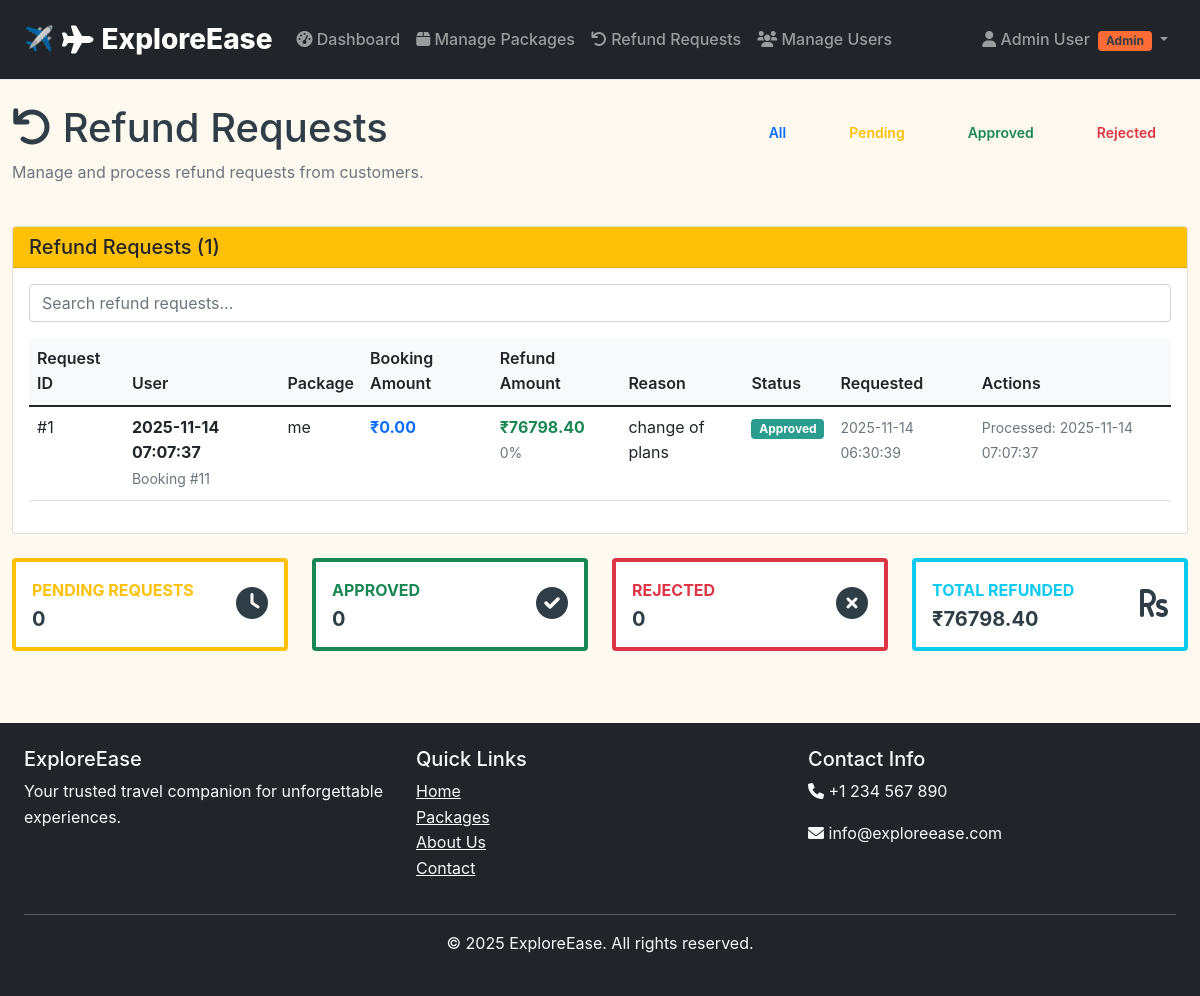
/admin/refunds (signed in), run on the app's committed database.
### tables this page shows
CREATE TABLE users
                 (id INTEGER PRIMARY KEY AUTOINCREMENT,
                  name TEXT NOT NULL,
                  email TEXT UNIQUE NOT NULL,
                  password TEXT NOT NULL,
                  is_admin BOOLEAN DEFAULT FALSE,
                  created_at DATETIME DEFAULT CURRENT_TIMESTAMP);

CREATE TABLE refund_requests
             (id INTEGER PRIMARY KEY AUTOINCREMENT,
              booking_id INTEGER NOT NULL,
              user_id INTEGER NOT NULL,
              reason TEXT NOT NULL,
              refund_amount REAL DEFAULT 0.0,
              status TEXT DEFAULT 'Pending',
              requested_at DATETIME DEFAULT CURRENT_TIMESTAMP,
              processed_at DATETIME,
              FOREIGN KEY (booking_id) REFERENCES bookings(id),
              FOREIGN KEY (user_id) REFERENCES users(id));

### app.py (the view)
@app.route('/admin/refunds')
@login_required
def admin_refunds():
    if not current_user.is_admin:
        flash('Access denied!', 'error')
        return redirect(url_for('index'))
    conn = sqlite3.connect('database.db')
    c = conn.cursor()
    c.execute('''SELECT rr.*, u.name as user_name, p.name as package_name, b.total_price
                 FROM refund_requests rr
                 JOIN users u ON rr.user_id = u.id
                 JOIN bookings b ON rr.booking_id = b.id
                 JOIN packages p ON b.package_id = p.id
                 ORDER BY rr.requested_at DESC''')
    refund_requests_raw = c.fetchall()
    conn.close()
    refund_requests = []
    for request in refund_requests_raw:
        request_list = list(request)
        if request_list[4] is not None:  # refund_amount
            request_list[4] = float(request_list[4]) if str(request_list[4]).replace('.', '').isdigit() else 0.0
        if request_list[9] is not None:  # total_price
            request_list[9] = float(request_list[9]) if str(request_list[9]).replace('.', '').isdigit() else 0.0
        refund_requests.append(tuple(request_list))
    return render_template('admin_refunds.html', refund_requests=refund_requests)

### templates/admin_refunds.html (shortened to what this page needs)
{% extends "base.html" %}
{% block content %}
<div class="container-fluid mt-4">
    <div class="row mb-4">
        <div class="col-12">
            <div class="d-flex justify-content-between align-items-center">
                <h1><i class="fas fa-undo"></i> Refund Requests</h1>
                <div class="btn-group">
                    <button class="btn btn-outline-primary" onclick="filterRefunds('all')">All</button>
                    <button class="btn btn-outline-warning" onclick="filterRefunds('Pending')">Pending</button>
                    <button class="btn btn-outline-success" onclick="filterRefunds('Approved')">Approved</button>
                    <button class="btn btn-outline-danger" onclick="filterRefunds('Rejected')">Rejected</button>
                </div>
            </div>
            <p class="text-muted">Manage and process refund requests from customers.</p>
        </div>
    </div>
    <div class="card">
        <div class="card-header bg-warning text-dark">
            <h5 class="mb-0">Refund Requests ({{ refund_requests|length }})</h5>
        </div>
        <div class="card-body">
            {% if refund_requests %}
            <div class="table-responsive">
                <table class="table table-hover" id="refundsTable">
                    <thead>
                        <tr>
                            <th>Request ID</th>
                            <th>User</th>
                            <th>Package</th>
                            <th>Booking Amount</th>
                            <th>Refund Amount</th>
                            <th>Reason</th>
                            <th>Status</th>
                            <th>Requested</th>
                            <th>Actions</th>
                        </tr>
                    </thead>
                        <tbody>
                            {% for request in refund_requests %}
                            <tr class="refund-row" data-status="{{ request[5] }}">
                                <td>#{{ request[0] }}</td>
                                <td>
                                    <strong>{{ request[7] }}</strong>
                                    <br>
                                    <small class="text-muted">Booking #{{ request[1] }}</small>
                                </td>
                                <td>{{ request[8] }}</td>
                                <td>
                                    <strong class="text-primary">₹{{ "%.2f"|format(request[9]|float) }}</strong>
                                </td>
                                <td>
                                    <strong class="text-success">₹{{ "%.2f"|format(request[4]|float) }}</strong>
                                    <br>
                                    <small class="text-muted">
                                        {% set refund_amount = request[4]|float %}
                                        {% set total_amount = request[9]|float %}
                                        {% if total_amount > 0 %}
                                            {{ ((refund_amount / total_amount) * 100)|round|int }}%
                                        {% else %}
                                            0%
                                        {% endif %}
                                    </small>
                                </td>
                                <td>
                                    <span class="reason-preview" data-bs-toggle="tooltip" title="{{ request[3] }}">
                                        {{ request[3][:50] }}{% if request[3]|length > 50 %}...{% endif %}
                                    </span>
                                </td>
                                <td>
                                    {% if request[5] == 'Pending' %}
                                    <span class="badge bg-warning">Pending</span>
                                    {% elif request[5] == 'Approved' %}
                                    <span class="badge bg-success">Approved</span>
                                    {% elif request[5] == 'Rejected' %}
                                    <span class="badge bg-danger">Rejected</span>
                                    {% endif %}
                                </td>
                                <td>
                                    <small class="text-muted">{{ format_date(request[6]) }}</small>
                                </td>
                                <td>
                                    {% if request[5] == 'Pending' %}
                                    <div class="btn-group btn-group-sm" role="group">
                                        <a href="{{ url_for('process_refund', refund_id=request[0], action='approve') }}"
                                        class="btn btn-outline-success"
                                        onclick="return confirm('Approve this refund request?')">
                                            <i class="fas fa-check"></i>
                                        </a>
                                        <a href="{{ url_for('process_refund', refund_id=request[0], action='reject') }}"
                                        class="btn btn-outline-danger"
                                        onclick="return confirm('Reject this refund request?')">
                                            <i class="fas fa-times"></i>
                                        </a>
                                        <button class="btn btn-outline-info"
                                                onclick="viewRefundDetails({{ request[0] }})">
                                            <i class="fas fa-eye"></i>
                                        </button>
                                    </div>
                                    {% else %}
                                    <span class="text-muted small">
                                        Processed: {{ format_date(request[7]) if request[7] else 'N/A' }}
                                    </span>
                                    {% endif %}
                                </td>
                            </tr>
                            {% endfor %}
                        </tbody>
                </table>
            </div>
            {% else %}
            <div class="text-center py-5">
                <i class="fas fa-undo fa-4x text-muted mb-3"></i>
                <h4>No Refund Requests</h4>
                <p class="text-muted">All refund requests have been processed.</p>
            </div>
            {% endif %}
        </div>
    </div>
    {% if refund_requests %}
    <div class="row mt-4">
        <div class="col-xl-3 col-md-6 mb-4">
            <div class="card stat-card border-start border-warning border-4">
                <div class="card-body">
                    <div class="row align-items-center">
                        <div class="col">
                            <div class="text-xs fw-bold text-warning text-uppercase mb-1">
                                Pending Requests
                            </div>
                            <div class="h5 mb-0 fw-bold text-gray-800">
                                {{ refund_requests|selectattr("4", "equalto", "Pending")|list|length }}
                            </div>
                        </div>
                        <div class="col-auto">
                            <i class="fas fa-clock fa-2x text-gray-300"></i>
                        </div>
                    </div>
                </div>
            </div>
        </div>
        <div class="col-xl-3 col-md-6 mb-4">
            <div class="card stat-card border-start border-success border-4">
                <div class="card-body">
                    <div class="row align-items-center">
                        <div class="col">
                            <div class="text-xs fw-bold text-success text-uppercase mb-1">
                                Approved
                            </div>
                            <div class="h5 mb-0 fw-bold text-gray-800">
                                {{ refund_requests|selectattr("4", "equalto", "Approved")|list|length }}
                            </div>
                        </div>
                        <div class="col-auto">
                            <i class="fas fa-check-circle fa-2x text-gray-300"></i>
                        </div>
                    </div>
                </div>
            </div>
        </div>
        <div class="col-xl-3 col-md-6 mb-4">
            <div class="card stat-card border-start border-danger border-4">
                <div class="card-body">
                    <div class="row align-items-center">
                        <div class="col">
                            <div class="text-xs fw-bold text-danger text-uppercase mb-1">
                                Rejected
                            </div>
                            <div class="h5 mb-0 fw-bold text-gray-800">
                                {{ refund_requests|selectattr("4", "equalto", "Rejected")|list|length }}
                            </div>
                        </div>
                        <div class="col-auto">
                            <i class="fas fa-times-circle fa-2x text-gray-300"></i>
                        </div>
                    </div>
                </div>
            </div>
        </div>
        <div class="col-xl-3 col-md-6 mb-4">
            <div class="card stat-card border-start border-info border-4">
                <div class="card-body">
                    <div class="row align-items-center">
                        <div class="col">
                            <div class="text-xs fw-bold text-info text-uppercase mb-1">
                                Total Refunded
                            </div>
                                <div class="h5 mb-0 fw-bold text-gray-800">
                                    ₹{{ "%.2f"|format(refund_requests|selectattr("5", "equalto", "Approved")|sum(attribute="4")|float) }}
                                </div>
                        </div>
                        <div class="col-auto">
                            <i class="fas fa-rupee-sign fa-2x text-gray-300"></i>
                        </div>
                    </div>
                </div>
            </div>
        </div>
    </div>
    {% endif %}
</div>
{% endblock %}

### templates/base.html (shortened to what this page needs)
<!DOCTYPE html>
<html lang="en">
<head>
    <link href="https://cdn.jsdelivr.net/npm/bootstrap@5.1.3/dist/css/bootstrap.min.css" rel="stylesheet">
    <link rel="stylesheet" href="https://cdnjs.cloudflare.com/ajax/libs/font-awesome/6.0.0/css/all.min.css">
    <link rel="stylesheet" href="{{ url_for('static', filename='css/style.css') }}?v=1.1">
</head>
<body>
    <nav class="navbar navbar-expand-lg navbar-dark bg-dark">
        <div class="container">
            <a class="navbar-brand" href="{% if current_user.is_authenticated and current_user.is_admin %}{{ url_for('admin') }}{% else %}{{ url_for('index') }}{% endif %}">
                <i class="fas fa-plane"></i> ExploreEase
            </a>
            <div class="collapse navbar-collapse" id="navbarNav">
                <ul class="navbar-nav me-auto">
                    {% if current_user.is_authenticated %}
                        {% if current_user.is_admin %}
                            <li class="nav-item">
                                <a class="nav-link" href="{{ url_for('admin') }}">
                                    <i class="fas fa-tachometer-alt"></i> Dashboard
                                </a>
                            </li>
                            <li class="nav-item">
                                <a class="nav-link" href="{{ url_for('admin_packages') }}">
                                    <i class="fas fa-box"></i> Manage Packages
                                </a>
                            </li>
                            <li class="nav-item">
                                <a class="nav-link" href="{{ url_for('admin_refunds') }}">
                                    <i class="fas fa-undo"></i> Refund Requests
                                </a>
                            </li>
                            <li class="nav-item">
                                <a class="nav-link" href="{{ url_for('admin_users') }}">
                                    <i class="fas fa-users"></i> Manage Users
                                </a>
                            </li>
                        {% endif %}
                    {% endif %}
                </ul>
                <ul class="navbar-nav">
                    {% if current_user.is_authenticated %}
                    <li class="nav-item dropdown">
                        <a class="nav-link dropdown-toggle" href="#" id="userDropdown" role="button" data-bs-toggle="dropdown">
                            <i class="fas fa-user"></i> {{ current_user.name }}
                            {% if current_user.is_admin %}
                                <span class="badge bg-warning ms-1">Admin</span>
                            {% endif %}
                        </a>
                    </li>
                    {% endif %}
                </ul>
            </div>
        </div>
    </nav>
    <main>
        {% block content %}{% endblock %}
    </main>
    <footer class="bg-dark text-light mt-5">
        <div class="container py-4">
            <div class="row">
                <div class="col-md-4">
                    <h5>ExploreEase</h5>
                    <p>Your trusted travel companion for unforgettable experiences.</p>
                </div>
                <div class="col-md-4">
                    <h5>Quick Links</h5>
                    <ul class="list-unstyled">
                        <li><a href="{{ url_for('index') }}" class="text-light">Home</a></li>
                        <li><a href="{{ url_for('packages') }}" class="text-light">Packages</a></li>
                        <li><a href="#" class="text-light">About Us</a></li>
                        <li><a href="#" class="text-light">Contact</a></li>
                    </ul>
                </div>
                <div class="col-md-4">
                    <h5>Contact Info</h5>
                    <p><i class="fas fa-phone"></i> +1 234 567 890</p>
                    <p><i class="fas fa-envelope"></i> info@exploreease.com</p>
                </div>
            </div>
            <hr>
            <div class="text-center">
                <p>&copy; {{ current_year }} ExploreEase. All rights reserved.</p>
            </div>
        </div>
    </footer>
</body>
</html>

### data on the page
users: name "Admin User"
refund_requests: id "1", processed_at "2025-11-14 07:07:37", booking "11", name "me", request "0.00", refund_amount "76798.40", reason "change of plans", status "Approved", requested_at "2025-11-14 06:30:39"

### other printed values
{{ refund_requests|length }} "1"
{{ refund_requests|selectattr("4", "equalto", "Pending")|list|length }} "0"
{{ refund_requests|selectattr("4", "equalto", "Approved")|list|length }} "0"
{{ refund_requests|selectattr("4", "equalto", "Rejected")|list|length }} "0"
